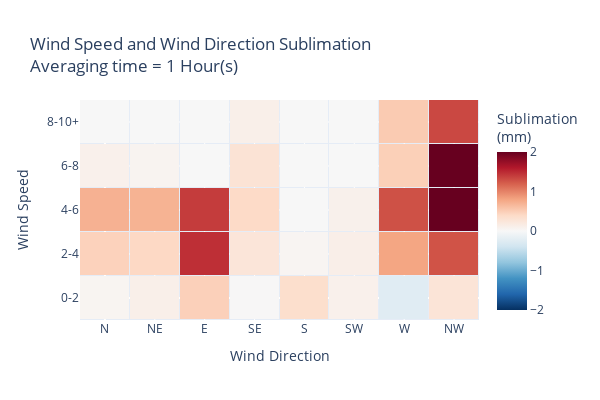

The notebook cell saved with this chart:
### Code cell
# plot grouped as a heatmap
fig = go.Figure()
fig.add_trace(go.Heatmap(z=grouped.values, 
                         x=grouped.columns, 
                         y=grouped.index,

                        colorbar={'title':'Sublimation<br>(mm)'},
                        colorscale='RdBu_r',
                        # min and max color values
                        zmin=-2,
                        zmax=2,
                        xgap=1,
                        ygap=1,
                         ))
# add grid
fig.update_layout(height=400, 
                  width=600,
                  xaxis_title='Wind Direction',
                  yaxis_title='Wind Speed',
                  title=f'Wind Speed and Wind Direction Sublimation<br>Averaging time = {timestep} Hour(s)',
                  )
# change x-axis ticks to be cardinal wind directions
fig.update_xaxes(tickvals=[0, 45, 90, 135, 180, 225, 270, 315], ticktext=['N', 'NE', 'E', 'SE', 'S', 'SW', 'W', 'NW'])
# update y-axes ticks to be wind speed bins
fig.update_yaxes(tickvals=[0, 2, 4, 6, 8, 10,], ticktext=['0-2', '2-4', '4-6', '6-8', '8-10+'])
# update legend title to legend_title='Percent of Winter Sublimation (%)'

### Figure 1 — Plotly figure (JSON) as saved in the notebook; plotly's stock layout.template omitted (floating-point values rounded to 4 significant figures)
{"data": [{"colorbar": {"title": {"text": "Sublimation<br>(mm)"}}, "colorscale": [[0, "rgb(5,48,97)"], [0.1, "rgb(33,102,172)"], [0.2, "rgb(67,147,195)"], [0.3, "rgb(146,197,222)"], [0.4, "rgb(209,229,240)"], [0.5, "rgb(247,247,247)"], [0.6, "rgb(253,219,199)"], [0.7, "rgb(244,165,130)"], [0.8, "rgb(214,96,77)"], [0.9, "rgb(178,24,43)"], [1, "rgb(103,0,31)"]], "type": "heatmap", "x": [0, 45, 90, 135, 180, 225, 270, 315], "xgap": 1, "y": [0, 2, 4, 6, 8], "ygap": 1, "z": [[0.04739, 0.1188, 0.478, 0.01075, 0.3462, 0.1029, -0.2415, 0.2687], [0.4664, 0.4123, 1.47, 0.2527, 0.04547, 0.1272, 0.7942, 1.271], [0.71, 0.6997, 1.402, 0.3955, 0, 0.09891, 1.284, 2.603], [0.1031, 0.05728, 0, 0.2863, 0, 0, 0.4841, 3.206], [0, 0, 0, 0.1137, 0, 0, 0.5199, 1.332]], "zmax": 2, "zmin": -2}], "layout": {"height": 400, "title": {"text": "Wind Speed and Wind Direction Sublimation<br>Averaging time = 1 Hour(s)"}, "width": 600, "xaxis": {"ticktext": ["N", "NE", "E", "SE", "S", "SW", "W", "NW"], "tickvals": [0, 45, 90, 135, 180, 225, 270, 315], "title": {"text": "Wind Direction"}}, "yaxis": {"ticktext": ["0-2", "2-4", "4-6", "6-8", "8-10+"], "tickvals": [0, 2, 4, 6, 8, 10], "title": {"text": "Wind Speed"}}}}
